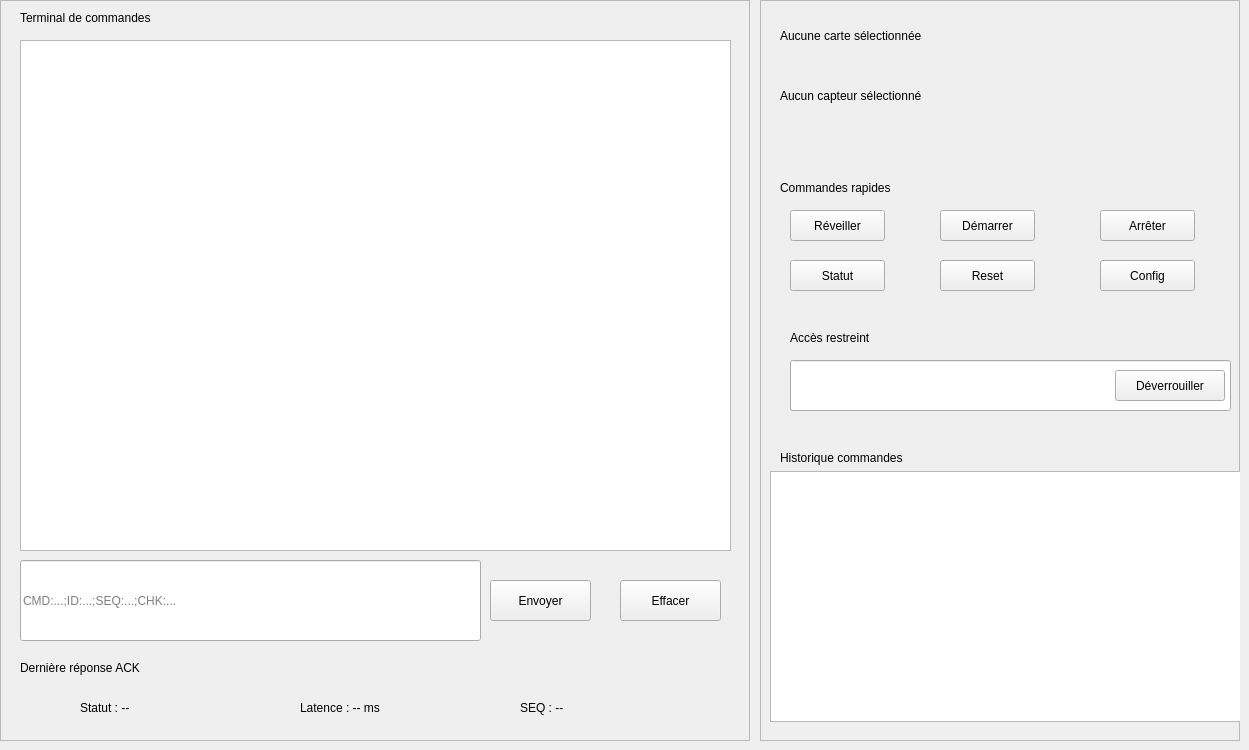
                        <widget class="QWidget" name="tab_5">
                            <attribute name="title">
                                <string>Maintenance</string>
                            </attribute>
                            <widget class="QFrame" name="frame_terminal">
                                <property name="geometry">
                                    <rect>
                                        <x>0</x>
                                        <y>0</y>
                                        <width>750</width>
                                        <height>741</height>
                                    </rect>
                                </property>
                                <property name="frameShape">
                                    <enum>QFrame::StyledPanel</enum>
                                </property>
                                <property name="frameShadow">
                                    <enum>QFrame::Raised</enum>
                                </property>
                                <widget class="QLabel" name="label_terminal_title">
                                    <property name="geometry">
                                        <rect>
                                            <x>20</x>
                                            <y>10</y>
                                            <width>160</width>
                                            <height>16</height>
                                        </rect>
                                    </property>
                                    <property name="text">
                                        <string>Terminal de commandes</string>
                                    </property>
                                </widget>
                                <widget class="QTextEdit" name="text_terminal_output">
                                    <property name="geometry">
                                        <rect>
                                            <x>20</x>
                                            <y>40</y>
                                            <width>711</width>
                                            <height>511</height>
                                        </rect>
                                    </property>
                                    <property name="readOnly">
                                        <bool>true</bool>
                                    </property>
                                </widget>
                                <widget class="QLineEdit" name="input_cmd">
                                    <property name="geometry">
                                        <rect>
                                            <x>20</x>
                                            <y>560</y>
                                            <width>461</width>
                                            <height>81</height>
                                        </rect>
                                    </property>
                                    <property name="placeholderText">
                                        <string>CMD:...;ID:...;SEQ:...;CHK:...</string>
                                    </property>
                                </widget>
                                <widget class="QPushButton" name="btn_send_cmd">
                                    <property name="geometry">
                                        <rect>
                                            <x>490</x>
                                            <y>580</y>
                                            <width>101</width>
                                            <height>41</height>
                                        </rect>
                                    </property>
                                    <property name="text">
                                        <string>Envoyer</string>
                                    </property>
                                </widget>
                                <widget class="QPushButton" name="btn_clear_terminal">
                                    <property name="geometry">
                                        <rect>
                                            <x>620</x>
                                            <y>580</y>
                                            <width>101</width>
                                            <height>41</height>
                                        </rect>
                                    </property>
                                    <property name="text">
                                        <string>Effacer</string>
                                    </property>
                                </widget>
                                <widget class="QLabel" name="label_ack_title">
                                    <property name="geometry">
                                        <rect>
                                            <x>20</x>
                                            <y>660</y>
                                            <width>160</width>
                                            <height>16</height>
                                        </rect>
                                    </property>
                                    <property name="text">
                                        <string>Dernière réponse ACK</string>
                                    </property>
                                </widget>
                                <widget class="QLabel" name="label_ack_status">
                                    <property name="geometry">
                                        <rect>
                                            <x>80</x>
                                            <y>700</y>
                                            <width>150</width>
                                            <height>16</height>
                                        </rect>
                                    </property>
                                    <property name="text">
                                        <string>Statut : --</string>
                                    </property>
                                </widget>
                                <widget class="QLabel" name="label_ack_latence">
                                    <property name="geometry">
                                        <rect>
                                            <x>300</x>
                                            <y>700</y>
                                            <width>150</width>
                                            <height>16</height>
                                        </rect>
                                    </property>
                                    <property name="text">
                                        <string>Latence : -- ms</string>
                                    </property>
                                </widget>
                                <widget class="QLabel" name="label_ack_seq">
                                    <property name="geometry">
                                        <rect>
                                            <x>520</x>
                                            <y>700</y>
                                            <width>100</width>
                                            <height>16</height>
                                        </rect>
                                    </property>
                                    <property name="text">
                                        <string>SEQ : --</string>
                                    </property>
                                </widget>
                            </widget>
                            <widget class="QFrame" name="frame_commands">
                                <property name="geometry">
                                    <rect>
                                        <x>760</x>
                                        <y>0</y>
                                        <width>480</width>
                                        <height>741</height>
                                    </rect>
                                </property>
                                <property name="frameShape">
                                    <enum>QFrame::StyledPanel</enum>
                                </property>
                                <property name="frameShadow">
                                    <enum>QFrame::Raised</enum>
                                </property>
                                <widget class="QLabel" name="label_carte_cible_val">
                                    <property name="geometry">
                                        <rect>
                                            <x>20</x>
                                            <y>10</y>
                                            <width>441</width>
                                            <height>51</height>
                                        </rect>
                                    </property>
                                    <property name="text">
                                        <string>Aucune carte sélectionnée</string>
                                    </property>
                                </widget>
                                <widget class="QLabel" name="label_capteur_cible_val">
                                    <property name="geometry">
                                        <rect>
                                            <x>20</x>
                                            <y>70</y>
                                            <width>441</width>
                                            <height>51</height>
                                        </rect>
                                    </property>
                                    <property name="text">
                                        <string>Aucun capteur sélectionné</string>
                                    </property>
                                </widget>
                                <widget class="QLabel" name="label_cmd_rapides_title">
                                    <property name="geometry">
                                        <rect>
                                            <x>20</x>
                                            <y>180</y>
                                            <width>111</width>
                                            <height>16</height>
                                        </rect>
                                    </property>
                                    <property name="text">
                                        <string>Commandes rapides</string>
                                    </property>
                                </widget>
                                <widget class="QPushButton" name="btn_cmd_wake">
                                    <property name="geometry">
                                        <rect>
                                            <x>30</x>
                                            <y>210</y>
                                            <width>95</width>
                                            <height>31</height>
                                        </rect>
                                    </property>
                                    <property name="text">
                                        <string>Réveiller</string>
                                    </property>
                                </widget>
                                <widget class="QPushButton" name="btn_cmd_start">
                                    <property name="geometry">
                                        <rect>
                                            <x>180</x>
                                            <y>210</y>
                                            <width>95</width>
                                            <height>31</height>
                                        </rect>
                                    </property>
                                    <property name="text">
                                        <string>Démarrer</string>
                                    </property>
                                </widget>
                                <widget class="QPushButton" name="btn_cmd_stop">
                                    <property name="geometry">
                                        <rect>
                                            <x>340</x>
                                            <y>210</y>
                                            <width>95</width>
                                            <height>31</height>
                                        </rect>
                                    </property>
                                    <property name="text">
                                        <string>Arrêter</string>
                                    </property>
                                </widget>
                                <widget class="QPushButton" name="btn_cmd_status">
                                    <property name="geometry">
                                        <rect>
                                            <x>30</x>
                                            <y>260</y>
                                            <width>95</width>
                                            <height>31</height>
                                        </rect>
                                    </property>
                                    <property name="text">
                                        <string>Statut</string>
                                    </property>
                                </widget>
                                <widget class="QPushButton" name="btn_cmd_reset">
                                    <property name="geometry">
                                        <rect>
                                            <x>180</x>
                                            <y>260</y>
                                            <width>95</width>
                                            <height>31</height>
                                        </rect>
                                    </property>
                                    <property name="text">
                                        <string>Reset</string>
                                    </property>
                                </widget>
                                <widget class="QPushButton" name="btn_cmd_config">
                                    <property name="geometry">
                                        <rect>
                                            <x>340</x>
                                            <y>260</y>
                                            <width>95</width>
                                            <height>31</height>
                                        </rect>
                                    </property>
                                    <property name="text">
                                        <string>Config</string>
                                    </property>
                                </widget>
                                <widget class="QLabel" name="label_lock_title">
                                    <property name="geometry">
                                        <rect>
                                            <x>30</x>
                                            <y>330</y>
                                            <width>81</width>
                                            <height>16</height>
                                        </rect>
                                    </property>
                                    <property name="text">
                                        <string>Accès restreint</string>
                                    </property>
                                </widget>
                                <widget class="QLineEdit" name="input_password">
                                    <property name="geometry">
                                        <rect>
                                            <x>30</x>
                                            <y>360</y>
                                            <width>441</width>
                                            <height>51</height>
                                        </rect>
                                    </property>
                                    <property name="echoMode">
                                        <enum>QLineEdit::Password</enum>
                                    </property>
                                </widget>
                                <widget class="QPushButton" name="btn_unlock">
                                    <property name="geometry">
                                        <rect>
                                            <x>355</x>
                                            <y>370</y>
                                            <width>110</width>
                                            <height>31</height>
                                        </rect>
                                    </property>
                                    <property name="text">
                                        <string>Déverrouiller</string>
                                    </property>
                                </widget>
                                <widget class="QLabel" name="label_historique_cmd_title">
                                    <property name="geometry">
                                        <rect>
                                            <x>20</x>
                                            <y>450</y>
                                            <width>155</width>
                                            <height>16</height>
                                        </rect>
                                    </property>
                                    <property name="text">
                                        <string>Historique commandes</string>
                                    </property>
                                </widget>
                                <widget class="QListWidget" name="list_cmd_history">
                                    <property name="geometry">
                                        <rect>
                                            <x>10</x>
                                            <y>471</y>
                                            <width>471</width>
                                            <height>251</height>
                                        </rect>
                                    </property>
                                </widget>
                            </widget>
                        </widget>
